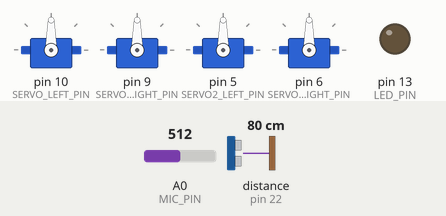
Simulated run of this sketch. Board: Arduino Mega 2560, built with avr-gcc and run on an emulated ATmega2560. On the bench: 4 × servo, output pins drawn as LEDs (lit = HIGH). Wiring (inferred from the names in the program): ultrasonic range finder: trigger pin 23; echo pin 22. Inputs (shaded band) come from the test bench; at power-on: A0 (MIC_PIN) = 512, distance to the obstacle (sensor on pin 22) 80 cm. The echo pulse lasts 58.3 µs per cm; pins used as bus, display or sensor lines are not drawn; what the sketch prints to the serial monitor is not drawn.

Above: at 0.1 s.
At 15.34 s:
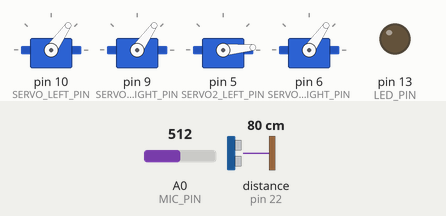
At 18.8 s:
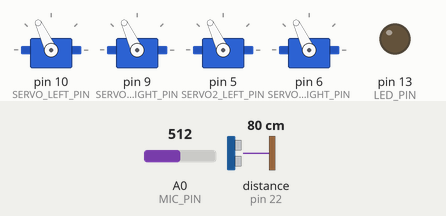
At 39.5 s:
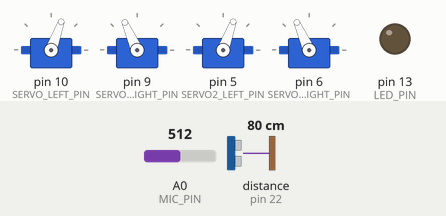
Timing chart, 0 to 40.0 s (numbered marks = the images above):
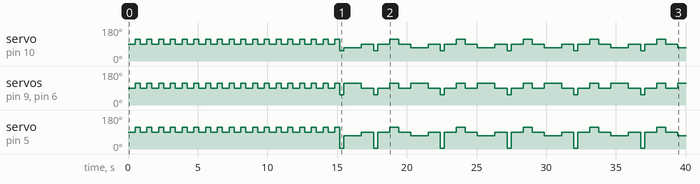

Measured:
- by itself, servo on pin 10 (SERVO_LEFT_PIN): 90° → 115° at 0.51 s, → 90° 0.36 s later, → 115° 0.48 s later, → 90° 0.36 s later, … (68 changes in this stretch)
- by itself, servo on pin 5 (SERVO2_LEFT_PIN): 90° → 115° at 0.51 s, → 90° 0.36 s later, → 115° 0.48 s later, → 90° 0.36 s later, … (68 changes in this stretch)

The sketch:

project_02.ino
```cpp
//--------Embedded Project - Group 2 ----------//
//-- N18585222---//
//-- N11454737---//
//-- N13875593---//
//-- N19048271---//
//-------------------------------------------//

#include <Servo.h>
#include <arduinoFFT.h>

arduinoFFT FFT = arduinoFFT(); /* Create FFT object */

//------PIN numbers-------------//
#define POT_PIN        A1
#define SERVO_LEFT_PIN 10
#define SERVO_RIGHT_PIN 9
#define SERVO2_LEFT_PIN  5
#define SERVO2_RIGHT_PIN 6
#define LED_PIN 13
#define MIC_PIN A0
#define PROX_TRIG_PIN 23
#define PROX_ECHO_PIN 22
//--------------------------------//

#define AVG_NUM   0xA //number of ffts to be averaged
#define INVALID_VAL   250 //outside the valid count of frequencies, we are only going to get 10 frequencies at max
#define NUM_TURNS     18

//------Frequencies to detect-----------//
#define LAST_FREQUENCY 9500
#define SAMPLING_FREQUENCY 20000
#define NUM_FREQ   10
//--------------------------------------//


//servo object
Servo servoLeft;
Servo servoRight;
Servo servoLeftforward;
Servo servoRightforward;


uint16_t frequency[10] = {5000, 5500, 6000, 6500, 7000, 7500, 8000, 8500, 9000, 9500};
unsigned int sampling_period_us;
const uint16_t samples = 256; //This value MUST ALWAYS be a power of 2
const double samplingFrequency = SAMPLING_FREQUENCY;
uint16_t freq_idx[10];
double total_avg[NUM_FREQ]; //to store fft output

void setup() {
  Serial.begin(115200);
  pinMode(PROX_TRIG_PIN, OUTPUT); // Sets the trigPin as an Output
  pinMode(PROX_ECHO_PIN, INPUT); // Sets the echoPin as an Inputs
  pinMode(LED_PIN, OUTPUT);
  pinMode(MIC_PIN, INPUT);


  sampling_period_us = round(1000000 * (1.0 / samplingFrequency));
  for (int i = 0; i < NUM_FREQ; i++) {
    float freq_idx_local = round(frequency[i] * samples * 1.0 / samplingFrequency);
    freq_idx[i] = freq_idx_local;
    Serial.print("Freq idx local ");
    Serial.print(freq_idx_local);
    Serial.print(" | ");
    Serial.print(" Freq Index ");
    Serial.println(freq_idx[i]);
  }

  //set servo pins
  servoLeft.attach(SERVO_LEFT_PIN);
  servoRight.attach(SERVO_RIGHT_PIN);
  servoLeftforward.attach(SERVO2_LEFT_PIN);
  servoRightforward.attach(SERVO2_RIGHT_PIN);

  //  servo_test();
 //test_fft();
  Serial.println("START");
}


//variable for detecting data pattern
uint32_t pattern[NUM_TURNS][NUM_FREQ], pattern_scaled[NUM_TURNS][NUM_FREQ];
uint32_t prox_data[NUM_TURNS]; //distance is not dependent on frequency
uint32_t freq_amp_new[NUM_FREQ];
uint32_t freq_amp_1[NUM_FREQ], freq_amp_2[NUM_FREQ], freq_amp_3[NUM_FREQ];
uint32_t max_freq_amp[NUM_FREQ];
bool tone_done[NUM_FREQ]; //1 for each tone
uint8_t freq_to_detect = 0;
uint16_t dist, dist_after;
bool new_frequency = 0;
bool finish = 0;
bool redo = 0;
uint16_t max_degree[NUM_FREQ];
uint32_t threshold_val[10] = {270, 220, 250, 190, 200, 200, 210, 200, 150, 150};
//uint32_t threshold_val[10] = {300, 200, 250, 250, 200, 150, 200, 250, 250, 250};
uint16_t invalid_freq_cnt = 0;
bool direction = 0;
int prev_freq_done = -1;

void loop() {
  float min_dist = 6000;
  uint16_t min_prox_degree = 0;
  redo = 0;
  new_frequency = 0;

  tone_read();

  if (freq_to_detect != INVALID_VAL) {

    if (max_degree[freq_to_detect] > 180) {
      Serial.print("Turn degree right");
      Serial.println(360 - max_degree[freq_to_detect]);
      turn(0, 360 - max_degree[freq_to_detect]);
      direction = 0;
    }
    else {
      Serial.print("Turn degree left");
      Serial.println(max_degree[freq_to_detect]);
      turn(1, max_degree[freq_to_detect]);
      direction = 1;
    }

    //if finish is 1 or redo is 1 or tone_done is 1 break
    while (finish != 1 && redo != 1 && tone_done[freq_to_detect] != 1 ) {

      move_forward();

      //reset to 0
      for (int freq = 0; freq < NUM_FREQ; freq++) {
        freq_amp_1[freq] = 0;
        freq_amp_2[freq] = 0;
        freq_amp_3[freq] = 0;
      }

      //after moving forward check left and right for the tone, for course correction
      for (int i = 0; i < 2; i++) {
        sample_data();
        for (int freq = 0; freq < NUM_FREQ; freq++) {
          freq_amp_1[freq] += total_avg[freq];
        }
        min_dist = detect_distance();
        dist = detect_distance();
      }
      turn(0, (360 / NUM_TURNS));
      for (int i = 0; i < 2; i++) {
        sample_data();
        for (int freq = 0; freq < NUM_FREQ; freq++) {
          freq_amp_2[freq] += total_avg[freq];
        }
        if (detect_distance() < dist) dist = detect_distance();
      }
      turn(1, (2 * 360 / NUM_TURNS));
      for (int i = 0; i < 2; i++) {
        sample_data();
        for (int freq = 0; freq < NUM_FREQ; freq++) {
          freq_amp_3[freq] += total_avg[freq];
        }
        if (detect_distance() < dist) dist = detect_distance();
      }
      if (freq_amp_2[freq_to_detect] > freq_amp_1[freq_to_detect] && freq_amp_2[freq_to_detect] > freq_amp_3[freq_to_detect]) {
        freq_amp_new[freq_to_detect] = freq_amp_2[freq_to_detect] / 2;
        turn(0, (2 * 360 / NUM_TURNS));
      }
      else if (freq_amp_1[freq_to_detect] > freq_amp_2[freq_to_detect] && freq_amp_1[freq_to_detect] > freq_amp_3[freq_to_detect]) {
        freq_amp_new[freq_to_detect] = freq_amp_1[freq_to_detect] / 2;
        turn(0, (360 / NUM_TURNS));
      }
      else {
        freq_amp_new[freq_to_detect] = freq_amp_3[freq_to_detect] / 2;
      }

      Serial.print("Frequency amplitude = ");
      Serial.println(freq_amp_new[freq_to_detect]);
      //amplitude should be increasing if we are moving in the right direction
      if ( freq_amp_new[freq_to_detect] < 0.4 * max_freq_amp[freq_to_detect]) redo = 1;

      if (redo != 1 && (dist <= 10 || dist_after <= 10)) {
        tone_done[freq_to_detect] = 1;
        prev_freq_done = freq_to_detect;
        Serial.print("Finished searching for frequency ");
        Serial.println(freq_to_detect * 500 + 5000);
        if (frequency[freq_to_detect] == LAST_FREQUENCY) {
          finish = 1;
          Serial.println("This is the last frequency. Mission completed !!");
          digitalWrite(LED_PIN, 1);
        }
      }
      //to avoid hitting turn to the side
      if (( dist_after <= 10) && finish != 1) {
        move_side();
      }
    }

    if (finish == 1) {
      while (1);
    }
    invalid_freq_cnt = 0;
  } //freq INVALID
  else {
    uint16_t angle = 0;
    Serial.println("Could not find any frequency. Moving towards closest beacon. ");
    //assuming this happens try to look at the proximity data and then move forward
    for (int i = 0; i < NUM_TURNS; i++) {
      float data = prox_data[i];
      if (min_dist > data)angle = i * 360 / NUM_TURNS;
    }
    min_dist = 6000; //reset min distance
    if (angle > 180) {
      turn(0, 360 - angle);
      direction = 0;
    }
    else {
      turn(1, angle);
      direction = 1;
    }
    move_forward();
    move_side();
  }
}


void move_forward() {
  float dist_local = 6000;
  uint16_t cnt = 0;
  unsigned long time_start, time_end;
  move_motor();
  dist = detect_distance();
  //dist_local = dist;
  time_start = micros();
  time_end = micros();
  while (dist > 10 && (time_end - time_start) < 1250000) {
    dist = detect_distance();
    Serial.print("Distance ");
    Serial.println(dist);
    time_end = micros();
  }

  stopcar();

  if (frequency[freq_to_detect] == LAST_FREQUENCY && dist <= 10) {
    move_motor();
    while(dist > 5){
      dist = detect_distance();
    }
    stopcar();
  }

  //update distance again, since this is used by the main loop to
  //determine if we have reached the desired beacon or not
  dist_after       = detect_distance();
}

void move_side() {
  turn(1, 45);
  move_forward();
}

int find_max_freq() {
  double max_data_local = 0;
  int max_freq_local = -1;
  for(int i=1 ; i < NUM_FREQ ; i++){
    if(total_avg[i] > max_data_local){
      max_data_local = total_avg[i];
      max_freq_local = i;
    }
  }
  return max_freq_local;
}
```

distance_detect.ino
```cpp
// defines variables for ultrasonic detector
int distance;

int detect_distance() {
  long duration;
  // Clears the trigPin
  digitalWrite(PROX_TRIG_PIN, LOW);
  delayMicroseconds(2);
  // Sets the trigPin on HIGH state for 10 micro seconds
  digitalWrite(PROX_TRIG_PIN, HIGH);
  delayMicroseconds(10);
  digitalWrite(PROX_TRIG_PIN, LOW);
  // Reads the echoPin, returns the sound wave travel time in microseconds
  duration = pulseIn(PROX_ECHO_PIN, HIGH);
  // Calculating the distance
  distance = duration * 0.034 / 2;
  // Prints the distance on the Serial Monitor
  //  Serial.print("Distance: ");
  //  Serial.println(distance);
  return distance;
}
```

motor_move.ino
```cpp
//---Functions to move the motor ------//

#define TURN_TIME_LEFT_LAB 115
#define TURN_TIME_RIGHT_LAB 100
#define RIGHT_WHEEL_FORWARD_SPEED 4.5
#define SPEED 20

void forward(int speed, int distance)
{
  servoLeft.write(90 - speed);
  servoRight.write(90 + RIGHT_WHEEL_FORWARD_SPEED + speed);
  servoLeftforward.write(90 - speed);
  servoRightforward.write(90 + RIGHT_WHEEL_FORWARD_SPEED + speed);


  if (speed == 20) delay(100 * distance);
  else if (speed == 90) delay(27 * distance);
  stopcar();

}

void move_motor() {
  servoLeft.write(90 - SPEED);
  servoRight.write(90 + RIGHT_WHEEL_FORWARD_SPEED + SPEED);
  servoLeftforward.write(90 - SPEED);
  servoRightforward.write(90 + RIGHT_WHEEL_FORWARD_SPEED + SPEED);
}

void reverse(int speed, int distance)
{
  servoLeft.write(90 + speed );
  servoRight.write(90 - RIGHT_WHEEL_FORWARD_SPEED - speed);
  servoLeftforward.write(90 + speed);
  servoRightforward.write(90 - RIGHT_WHEEL_FORWARD_SPEED - speed);

  if (speed == 20) delay(100 * distance);
  else if (speed == 90) delay(27 * distance);
  stopcar();
}

void stopcar()
{
  servoLeft.write(90);
  servoRight.write(90);
  servoLeftforward.write(90);
  servoRightforward.write(90);
}

// Test based on the ground of makerspace
void turn(bool direction, int degree) {
  if (direction == 1) {
    if (degree >= 20 && degree < 30) {
      servoLeft.write(115);
      servoRight.write(115);
      servoLeftforward.write(115);
      servoRightforward.write(115);
      delay(degree * 180 / 10);
    }
    else if (degree >= 30 && degree < 45) {
      servoLeft.write(115);
      servoRight.write(115);
      servoLeftforward.write(115);
      servoRightforward.write(115);
      delay(degree * 160 / 10);
    }
    else if (degree >= 45 && degree < 90) {
      servoLeft.write(115);
      servoRight.write(115);
      servoLeftforward.write(115);
      servoRightforward.write(115);
      delay(degree * 153 / 10);
    }
    else if (degree >= 90 && degree < 120) {
      servoLeft.write(115);
      servoRight.write(115);
      servoLeftforward.write(115);
      servoRightforward.write(115);
      delay(degree *  140 / 10);
    }
    else if (degree >= 120 && degree <= 180) {
      servoLeft.write(115);
      servoRight.write(115);
      servoLeftforward.write(115);
      servoRightforward.write(115);
      delay(degree * 131 / 10);
    }
    else if (degree == 0) {
      servoLeft.write(90);
      servoRight.write(90);
      servoLeftforward.write(90);
      servoRightforward.write(90);
    }
    stopcar();
  }

  else {

    if (degree >= 20 && degree < 30) {
      servoLeft.write(55);
      servoRight.write(55);
      servoLeftforward.write(5);
      servoRightforward.write(55);
      delay(degree * 143 / 10);
    }
    else if (degree >= 30 && degree < 45) {
      servoLeft.write(55);
      servoRight.write(55);
      servoLeftforward.write(55);
      servoRightforward.write(55);
      delay(degree * 118 / 10);
    }
    else if (degree >= 45 && degree < 90)
    {
      servoLeft.write(55);
      servoRight.write(55);
      servoLeftforward.write(55);
      servoRightforward.write(55);
      delay(degree * 97 / 10);
    }
    else if (degree >= 90 && degree < 120) {
      servoLeft.write(55);
      servoRight.write(55);
      servoLeftforward.write(55);
      servoRightforward.write(55);
      delay(degree * 80 / 10);
    }
    else if (degree >= 120 && degree <= 180) {
      servoLeft.write(55);
      servoRight.write(55);
      servoLeftforward.write(55);
      servoRightforward.write(55);
      delay(degree * 77 / 10);
    }
    else if (degree == 0) {
      servoLeft.write(90);
      servoRight.write(90);
      servoLeftforward.write(90);
      servoRightforward.write(90);
    }
  }
  stopcar();
}
```

sample_data.ino
```cpp
//----Functions to sample data and do FFT analysis----//

#define SCL_INDEX 0x00
#define SCL_TIME 0x01
#define SCL_FREQUENCY 0x02
#define SCL_PLOT 0x03

unsigned int sample_duration_us = 1250000; //set to 1/2 sec, since 1 second beeps are being generated
unsigned long microseconds, microseconds_start;
uint16_t th_cnt, total_cnt;


/*
  These are the input and output vectors
  Input vectors receive computed results from FFT
*/
double vReal[samples];
double vImag[samples];

void sample_data() {
  unsigned long cnt = 0;

  microseconds_start = micros();

  //set previous avg to zero
  for (int freq_num = 0; freq_num < NUM_FREQ ; freq_num++) {
    total_avg[freq_num] = 0;
  }

  while (micros() < microseconds_start + sample_duration_us) {
    cnt++;
    /*SAMPLING*/
    for (int i = 0; i < samples; i++)
    {
      microseconds = micros();    //Overflows after around 70 minutes!

      vReal[i] = analogRead(MIC_PIN);
      vImag[i] = 0;
      while (micros() < (microseconds + sampling_period_us)) {
        //empty loop
      }
    }

    //uncomment this
    FFT.Windowing(vReal, samples, FFT_WIN_TYP_HAMMING, FFT_FORWARD);  /* Weigh data */
    FFT.Compute(vReal, vImag, samples, FFT_FORWARD); /* Compute FFT */
    FFT.ComplexToMagnitude(vReal, vImag, samples); /* Compute magnitudes */
    //
//        double x = FFT.MajorPeak(vReal, samples, samplingFrequency);
//        Serial.print("Major Peak ");
//        Serial.println(x, 0); //Print out what frequency is the most dominant.
//
//            Serial.println("Computed magnitudes:");
//            PrintVector(vReal, (samples >> 1), SCL_FREQUENCY);

    for (int freq_num = 0; freq_num < NUM_FREQ ; freq_num++) {
      uint16_t freq_idx_local = freq_idx[freq_num];
      double data = 0;
      //sum up data in 3 bins
      for (int i = freq_idx_local - 1 ; i <= (freq_idx_local + 1 ); i++) {
        data += vReal[i];
      }
      total_avg[freq_num] += data;
    }
    //  Serial.println(total_avg);
  }
  for (int i = 0; i < NUM_FREQ; i++) {
    total_avg[i] = total_avg[i] / cnt;
    //    Serial.print("Total avg : ");
    //    Serial.print(total_avg[i]);
    //    Serial.print(" for count ");
    //    Serial.println(cnt);
  }
}

void PrintVector(double *vData, uint16_t bufferSize, uint8_t scaleType)
{
  for (uint16_t i = 120; i < (bufferSize); i++)
  {
    double abscissa = 0;
    /* Print abscissa value */
    switch (scaleType)
    {
      case SCL_INDEX:
        abscissa = (i * 1.0);
        break;
      case SCL_TIME:
        abscissa = ((i * 1.0) / samplingFrequency);
        break;
      case SCL_FREQUENCY:
        abscissa = ((i * 1.0 * samplingFrequency) / samples);
        break;
    }
    Serial.print(abscissa, 0);
    if (scaleType == SCL_FREQUENCY)
      Serial.print("Hz");
    Serial.print(" ");
    Serial.print(vData[i], 4);
    Serial.print("   ");
  }
  Serial.println();
}
```

servo_test.ino
```cpp
//For calibrating the Servo motors
void servo_test() {

//forward(20,25);
//delay(1000);
//forward(20,25);
//delay(1000);
//forward(20,25);
//delay(1000);
//forward(20,25);
//delay(1000);
//
//reverse(20,25);
//delay(1000);
//reverse(20,25);
//delay(1000);
//reverse(20,25);
//delay(1000);
//reverse(20,25);
//delay(1000);


for(int i = 0; i < 9; i++){
turn(1, 20);
delay(1000);
}

//for(int i = 0; i < 9; i++){
//turn(0, 40);
//delay(1000);
//}

//for(int i = 0; i < 9; i++){
//turn(1, 10);
//delay(1000);
//}
//
//for(int i = 0; i < 9; i++){
//turn(0, 10);
//delay(1000);
//}
//

/*
    turn(0 , 90);
    delay(1000);
    turn(1, 90);
    delay(1000);

    turn(0, 180);
    delay(1000);
    turn(1, 180);
    delay(1000);

    turn(0, 45);
    delay(1000);
    turn(1, 45);
    delay(1000);
 */
}
```

test_fft.ino
```cpp
//For testing FFT outputs and fining threshold values
unsigned long cnt = 0;
unsigned long avg[NUM_FREQ];

void test_fft() {

  cnt++;
  for (int i = 0 ; i < 100; i++) {
    sample_data();
    for (int j = 0; j < NUM_FREQ; j++) {
      avg[j] += total_avg[j];
      Serial.print(j * 500 + 5000);
      Serial.print("  Average data ");
      Serial.println(total_avg[j]);
    }
  }
  for (int j = 0; j < NUM_FREQ; j++) {
    avg[j] = avg[j] / 100;
    Serial.print(j * 500 + 5000);
    Serial.print("  Average data ");
    Serial.println(avg[j]);
  }
  while (1);
}
```

Source omitted: tone_read.ino (2445 bytes)
